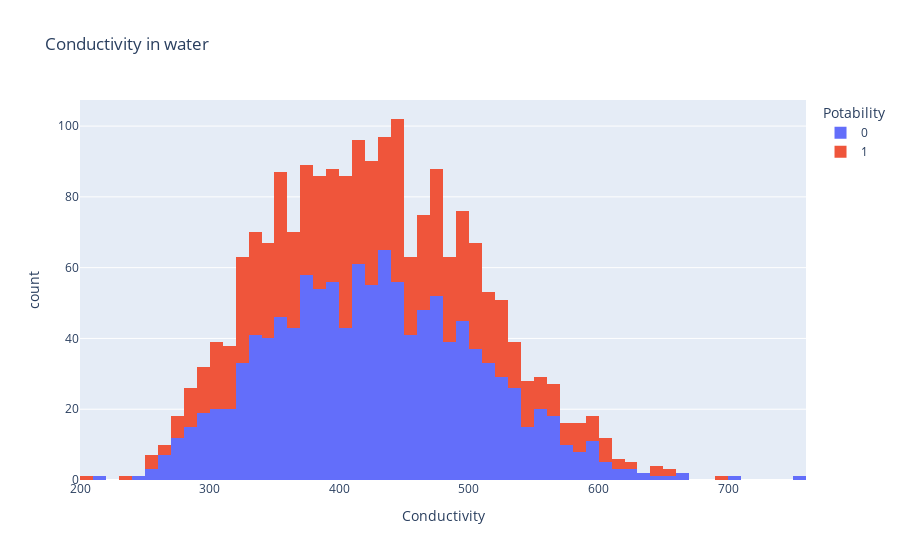

Here is the notebook cell this chart was saved with:
### Code cell
figure = px.histogram(data, x = 'Conductivity',color='Potability',title='Conductivity in water')
figure.show()

### Figure 1 — Plotly figure (JSON) as saved in the notebook; plotly's stock layout.template omitted (floating-point values rounded to 4 significant figures; data arrays with more than 128 entries replaced by an {"elided": "..."} marker saying what was removed)
{"data": [{"alignmentgroup": "True", "bingroup": "x", "hovertemplate": "Potability=0<br>Conductivity=%{x}<br>count=%{y}<extra></extra>", "legendgroup": "0", "marker": {"color": "#636efa", "pattern": {"shape": ""}}, "name": "0", "offsetgroup": "0", "orientation": "v", "showlegend": true, "type": "histogram", "x": {"elided": "1200 float values"}, "xaxis": "x", "yaxis": "y"}, {"alignmentgroup": "True", "bingroup": "x", "hovertemplate": "Potability=1<br>Conductivity=%{x}<br>count=%{y}<extra></extra>", "legendgroup": "1", "marker": {"color": "#EF553B", "pattern": {"shape": ""}}, "name": "1", "offsetgroup": "1", "orientation": "v", "showlegend": true, "type": "histogram", "x": {"elided": "811 float values"}, "xaxis": "x", "yaxis": "y"}], "layout": {"barmode": "relative", "legend": {"title": {"text": "Potability"}, "tracegroupgap": 0}, "title": {"text": "Conductivity in water"}, "xaxis": {"anchor": "y", "domain": [0, 1], "title": {"text": "Conductivity"}}, "yaxis": {"anchor": "x", "domain": [0, 1], "title": {"text": "count"}}}}
